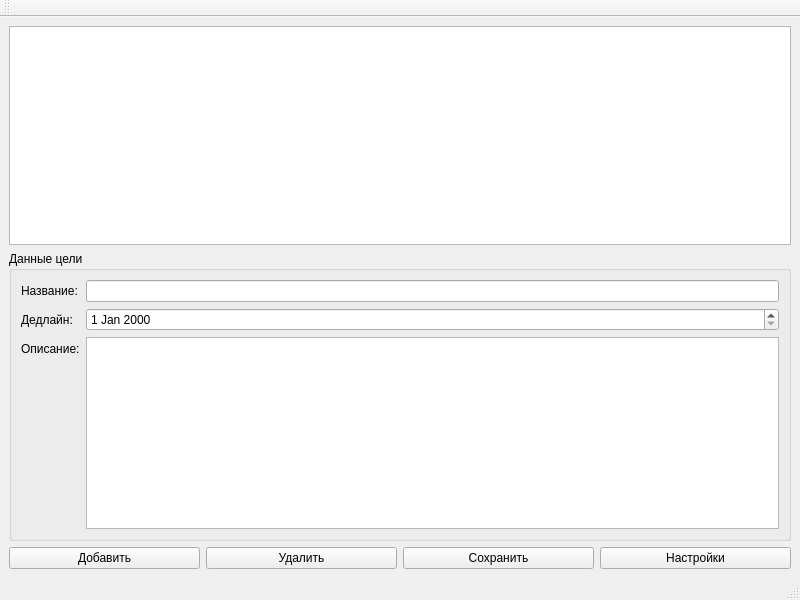
<?xml version="1.0" encoding="UTF-8"?>
<ui version="4.0">
 <class>MainWindow</class>
 <widget class="QMainWindow" name="MainWindow">
  <property name="geometry">
   <rect>
    <x>0</x>
    <y>0</y>
    <width>800</width>
    <height>600</height>
   </rect>
  </property>
  <property name="windowTitle">
   <string>Менеджер целей</string>
  </property>
  <widget class="QWidget" name="centralwidget">
   <layout class="QVBoxLayout" name="verticalLayout">
    <item>
     <widget class="QTableView" name="tableViewGoals"/>
    </item>
    <item>
     <widget class="QGroupBox" name="groupBoxInput">
      <property name="title">
       <string>Данные цели</string>
      </property>
      <layout class="QFormLayout" name="formLayout">
       <item row="0" column="0">
        <widget class="QLabel" name="labelTitle">
         <property name="text">
          <string>Название:</string>
         </property>
        </widget>
       </item>
       <item row="0" column="1">
        <widget class="QLineEdit" name="lineEditTitle"/>
       </item>
       <item row="1" column="0">
        <widget class="QLabel" name="labelDeadline">
         <property name="text">
          <string>Дедлайн:</string>
         </property>
        </widget>
       </item>
       <item row="1" column="1">
        <widget class="QDateEdit" name="dateEditDeadline"/>
       </item>
       <item row="2" column="0">
        <widget class="QLabel" name="labelDescription">
         <property name="text">
          <string>Описание:</string>
         </property>
        </widget>
       </item>
       <item row="2" column="1">
        <widget class="QTextEdit" name="textEditDescription"/>
       </item>
      </layout>
     </widget>
    </item>
    <item>
     <layout class="QHBoxLayout" name="horizontalLayout">
      <item>
       <widget class="QPushButton" name="btnAdd">
        <property name="text">
         <string>Добавить</string>
        </property>
       </widget>
      </item>
      <item>
       <widget class="QPushButton" name="btnDelete">
        <property name="text">
         <string>Удалить</string>
        </property>
       </widget>
      </item>
      <item>
       <widget class="QPushButton" name="btnSave">
        <property name="text">
         <string>Сохранить</string>
        </property>
       </widget>
      </item>
      <item>
       <widget class="QPushButton" name="btnSettings">
        <property name="text">
         <string>Настройки</string>
        </property>
       </widget>
      </item>
     </layout>
    </item>
   </layout>
  </widget>
  <widget class="QMenuBar" name="menubar">
   <property name="geometry">
    <rect>
     <x>0</x>
     <y>0</y>
     <width>800</width>
     <height>22</height>
    </rect>
   </property>
  </widget>
  <widget class="QStatusBar" name="statusbar"/>
  <widget class="QToolBar" name="toolBar">
   <property name="windowTitle">
    <string>Инструменты</string>
   </property>
   <attribute name="toolBarArea">
    <enum>TopToolBarArea</enum>
   </attribute>
   <attribute name="toolBarBreak">
    <bool>false</bool>
   </attribute>
  </widget>
 </widget>
 <resources/>
 <connections/>
</ui>
